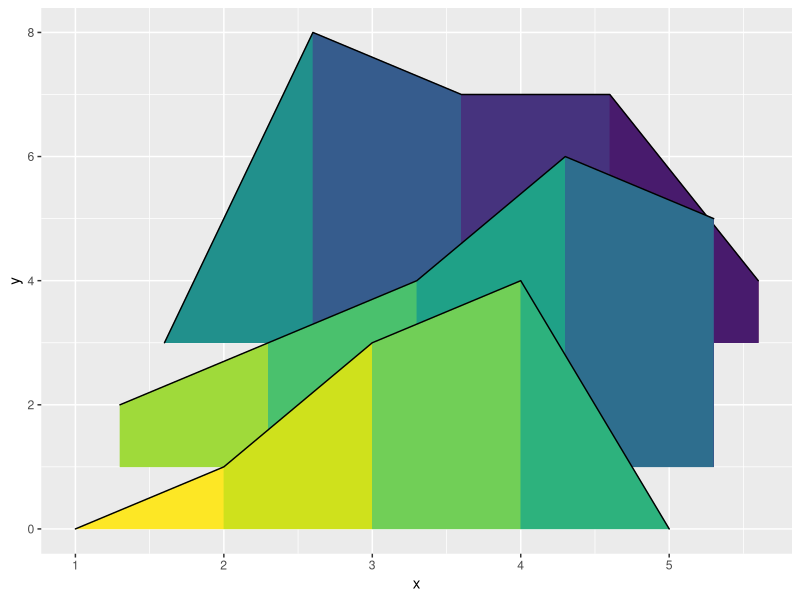
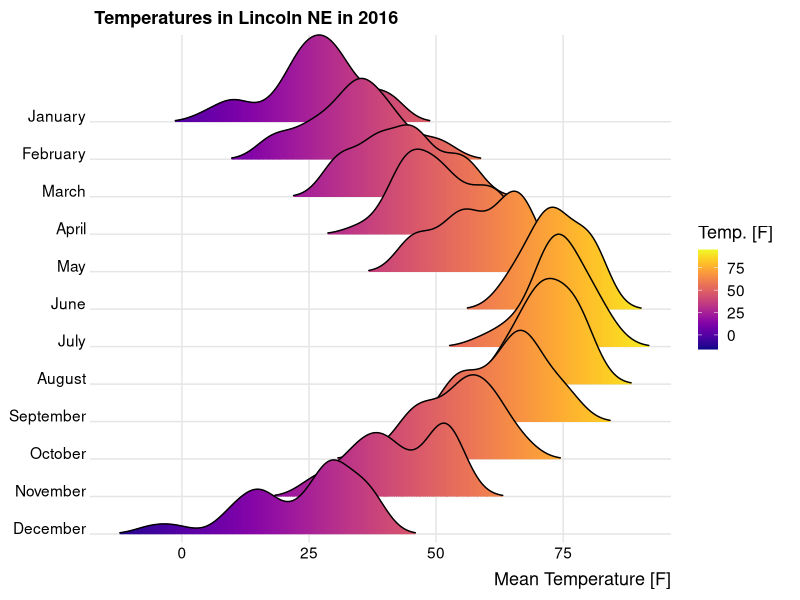

Source code (R) for these figures, in order:
library(ggridges)


### Name: geom_ridgeline_gradient
### Title: Plot ridgelines and ridgeline plots with fill gradients along
###   the x axis
### Aliases: geom_ridgeline_gradient GeomRidgelineGradient
###   geom_density_ridges_gradient GeomDensityRidgesGradient
### Keywords: datasets

### ** Examples

library(ggplot2)

# Example for `geom_ridgeline_gradient()`
library(viridis)
d <- data.frame(x = rep(1:5, 3) + c(rep(0, 5), rep(0.3, 5), rep(0.6, 5)),
                y = c(rep(0, 5), rep(1, 5), rep(3, 5)),
                height = c(0, 1, 3, 4, 0, 1, 2, 3, 5, 4, 0, 5, 4, 4, 1))
ggplot(d, aes(x, y, height = height, group = y, fill = factor(x+y))) +
  geom_ridgeline_gradient() +
  scale_fill_viridis(discrete = TRUE, direction = -1) +
  theme(legend.position = 'none')

# Example for `geom_density_ridges_gradient()`
ggplot(lincoln_weather, aes(x = `Mean Temperature [F]`, y = `Month`, fill = ..x..)) +
  geom_density_ridges_gradient(scale = 3, rel_min_height = 0.01) +
  scale_x_continuous(expand = c(0.01, 0)) +
  scale_y_discrete(expand = c(0.01, 0)) +
  scale_fill_viridis(name = "Temp. [F]", option = "C") +
  labs(title = 'Temperatures in Lincoln NE in 2016') +
  theme_ridges(font_size = 13, grid = TRUE) + theme(axis.title.y = element_blank())
